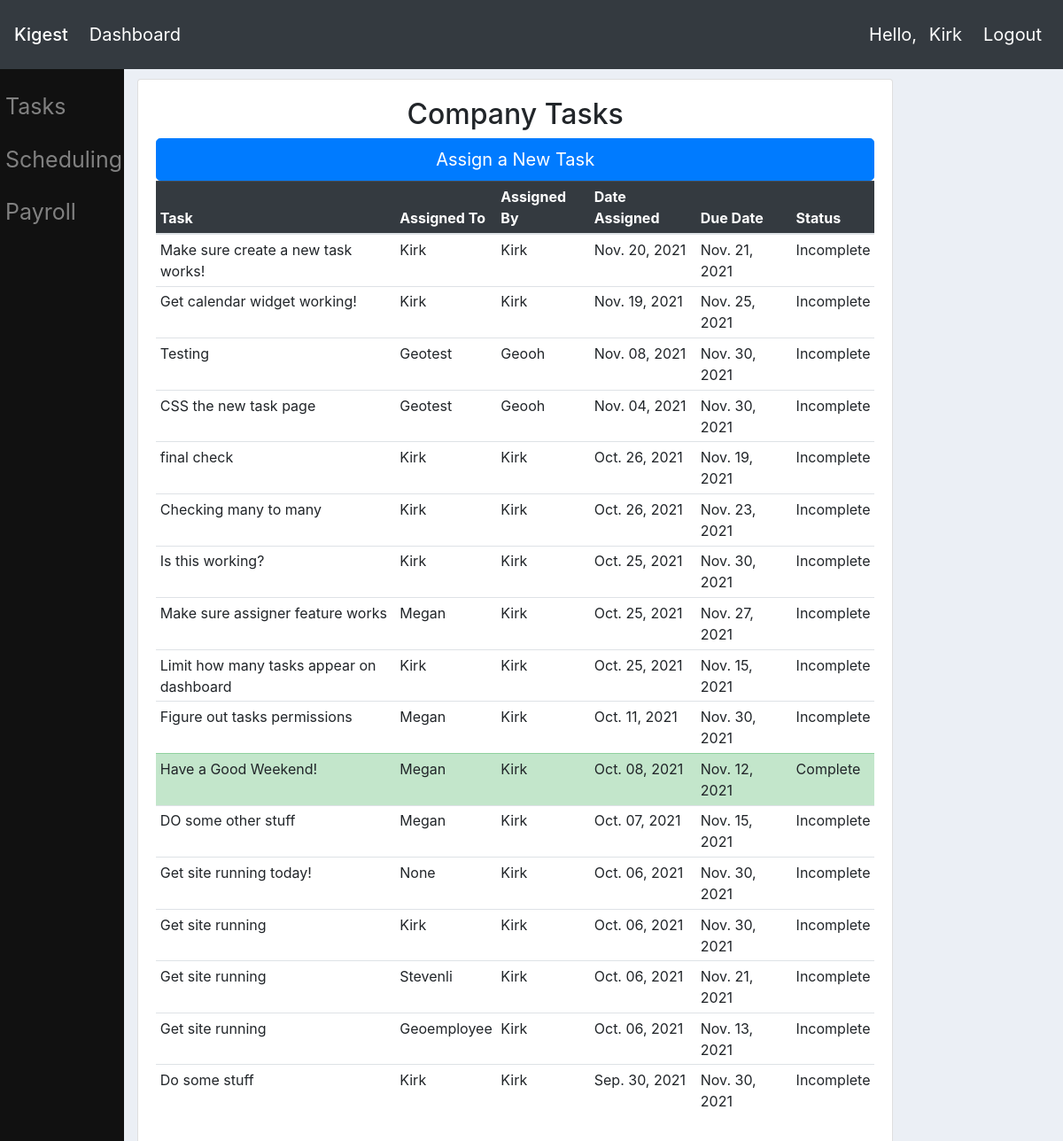
Before: /tasks/ (signed in) with the older database file.
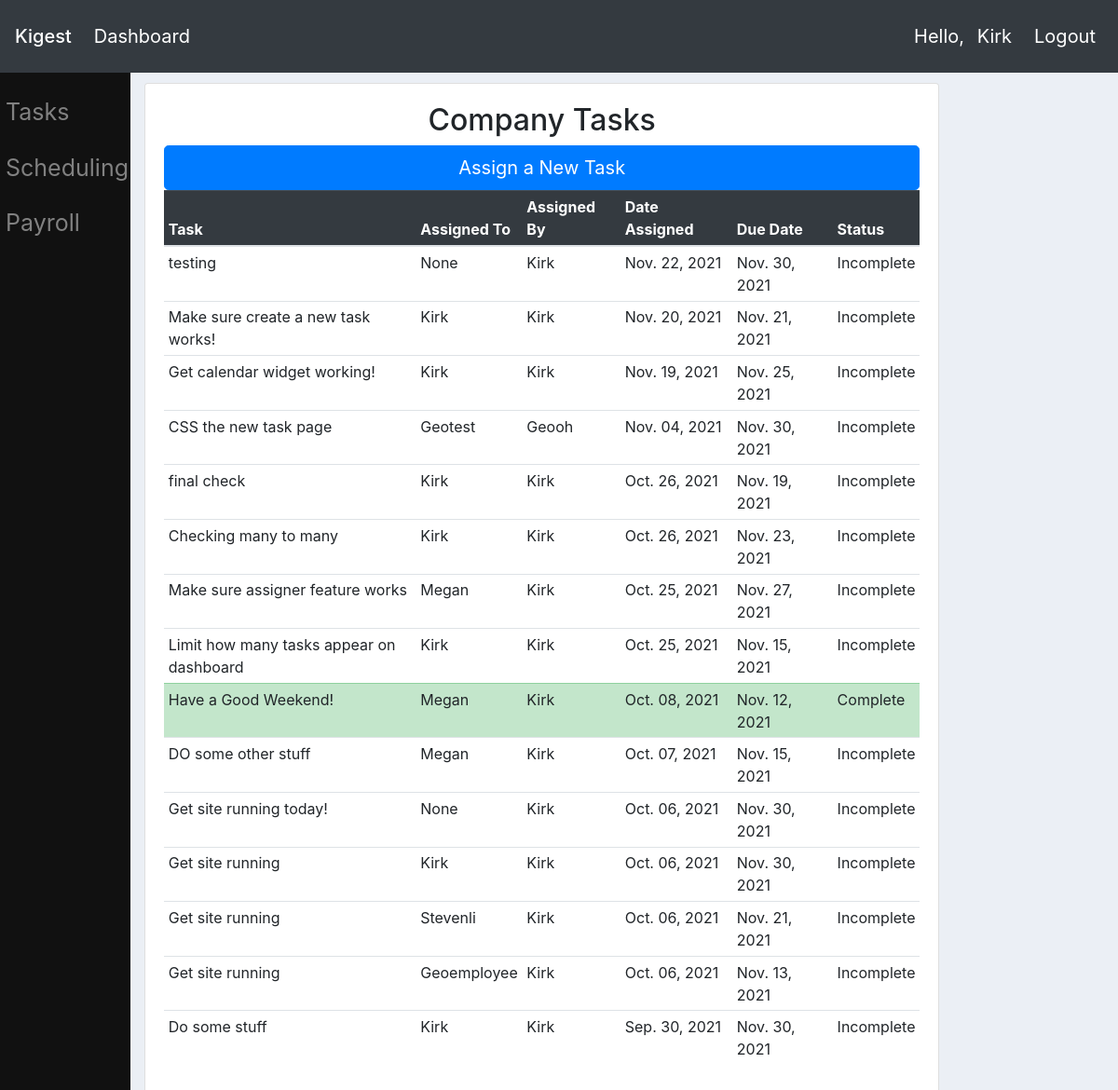
After: the same page with the newer database file.
### tasks/models.py (models this page shows, shortened)
class Task(models.Model):
    title = models.CharField(max_length=60)
    assigner = models.ForeignKey(Employee, on_delete=models.CASCADE, default=1)
    date_created = models.DateTimeField(auto_now_add=True)
    date_due = models.DateTimeField(default=make_aware(datetime.datetime(2021,11,30,5,0,0)))
    date_completed = models.DateTimeField(null=True, blank=True)
    description = models.TextField(blank=True)
    is_complete = models.BooleanField(default=False, blank=True, null=True)
    assignee = models.ManyToManyField(Employee, related_name='assignee')
    team = models.ManyToManyField(Group, related_name='team', blank=True)

### userprofile/models.py (models this page shows)
class Employee(models.Model):
    user = models.OneToOneField(User, on_delete=models.CASCADE)
    first_name = models.CharField(max_length=15, default='')
    last_name = models.CharField(max_length=20, default='')
    date_of_birth = models.DateField(null=True, blank=True)
    is_active = models.BooleanField(default=False)
    profile_picture = models.ImageField(default="default.png")
    street = models.CharField(max_length=200, null=True, blank=True, verbose_name='Street Address')
    city = models.CharField(max_length=75, null=True, blank=True, verbose_name='City')
    state = models.CharField(max_length=2, null=True, blank=True, verbose_name='State')
    phone = models.CharField(max_length=20, null=True, blank=True, verbose_name='Telephone Number')
    postal_code = models.CharField(max_length=5, null=True, blank=True, verbose_name='Postal Code')
    def __str__(self):
        return self.user.username.capitalize()

### tasks/views.py (the view)
# urls.py: path('tasks/', include('tasks.urls')),
@login_required(login_url='homepage')
def tasks(request):
    current_employee = None
    tasks = None
    managers = Group.objects.get(name='managers').user_set.all()
    employees = Group.objects.get(name='employees').user_set.all()
    if request.user in managers:
        current_employee = Employee.objects.get(user=request.user)
        tasks = Task.objects.order_by('-date_created')
    elif request.user in employees:
        current_employee = Employee.objects.get(user=request.user)
        tasks = current_employee.assignee.all().order_by('-date_due')
    return render(request, 'tasks/tasks.html', {'employee': current_employee, 'tasks': tasks})

### tasks/templates/tasks/tasks.html (shortened to what this page needs)
{% extends "website/main.html" %}
{% block content %}
<div class="col-md-10 mt-4">
    <div class="card card-body "><h2 class="text-center"><a class="text-reset text-decoration-none" href='{% url "tasks:tasks"%}'>Company Tasks</a></h2>
        {%if user.is_staff %}
        <a class="btn btn-primary btn-lg btn-block" href="{% url 'tasks:newtask' %}" role="button">Assign a New Task</a>
        {% endif %}
        {% if tasks is None %}
        <h1 class="display-3">Looks like you're all caught up!</h1>
        {% else %}
        <table class="table table-sm table-hover">
            <thead class="table-dark">
                <tr>
                    <th class="col-sm-4">Task</th>
                    <th>Assigned To</th>
                    <th>Assigned By</th>
                    <th>Date Assigned</th>
                    <th>Due Date</th>
                    <th>Status</th>
                </tr>
            </thead>
            <tbody>
                {% for task in tasks %}
                {% if task.is_complete %}<tr class="table-success">
                {% else %} <tr>
                {% endif %}
                <td><a class="text-reset text-decoration-none" href='{% url "tasks:edittask" task.id%}'>{{ task.title }}</a></td>
                {% if task.team.all.first is None %}
                <td>{{ task.assignee.all.first|capfirst }}</td>
                {% else %}
                <td>{{ task.team.all.first|capfirst }}</td>
                {% endif %}
                <td>{{ task.assigner|capfirst }}</td>
                <td>{{ task.date_created.date|date:"M. d, Y" }}</td>
                <td>{{ task.date_due.date|date:"M. d, Y" }}</td>
                {% if task.is_complete %}
                <td>Complete</td>
                {% else %}
                <td>Incomplete</td>
                {% endif %}
            </tr>
            {% endfor %}
        </tbody>
    </table>
        {% endif %}
        </div>
    </div>
{% endblock %}

### website/templates/website/main.html (shortened to what this page needs)
<!DOCTYPE html>
{% load static %}
<html>
<head>
    <link rel="stylesheet" href="{% static 'css/bootstrap.css' %}">
</head>
<body>
    {% if user.is_authenticated %}
    {%  include 'website/sidebar.html' %}
    {% endif %}
    {%  include 'website/navbar.html' %}
    {% block content %}
    {% endblock %}
</body>
</html>

### website/templates/website/sidebar.html (shortened to what this page needs)
<div class="sidenav">
        <a href="{% url 'tasks:tasks' %}">Tasks</a>
        <a href="{% url 'schedule:schedule' %}">Scheduling</a>
        <a href="{% url 'payroll:payroll' %}">Payroll</a>
</div>

### website/templates/website/navbar.html (shortened to what this page needs)
<nav class="navbar fixed-top navbar-expand-lg navbar-dark bg-dark">
  <a class="navbar-brand mb-0 h1" href="{% url 'homepage' %}">Kigest</a>
  <div class="collapse navbar-collapse" id="navbarNav">
    <ul class="navbar-nav">
      <li class="nav-item active">
        <a class="nav-link" href="{% url 'homepage' %}">Dashboard</a>
        </li>
    </ul>
  </div>
    {% if user.is_authenticated %}<span class="navbar-text px-2 text-white"> Hello, <a class="navbar-text px-2 text-white" href="{% url 'profile:profile' request.user.username %}">{{request.user|capfirst}}</a></span>
    <span><a class="navbar-text px-2 text-white" href="{% url 'profile:logout' %}">Logout</a></span>{% endif %}
</nav>

### website/templates/website/main.html (style rules this page uses)
body { padding-top: 65px; padding-left: 140px; background-color: #ebeff5; }

### website/templates/website/sidebar.html (style rules this page uses)
.sidenav { height:100%; width:140px; position:fixed; z-index:1; top:56px; left:0; background-color:#111; padding-top:40px; }
.sidenav a { padding:6px 8px 16px 6px; text-decoration: none; font-size: 25px; color: #818181; display: block; }

### website/templates/website/navbar.html (style rules this page uses)
a.navbar-brand { font-size: 20px; }
ul.navbar-nav { font-size: 20px; }
span { font-size: 20px; }

Changed rows visible on the page:
removed Task: title "Testing", assignee.all.first "Geotest", assigner "Geooh", date_created "Nov. 08, 2021", date_due "Nov. 30, 2021", is_complete "Incomplete"
removed Task: title "Is this working?", assignee.all.first "Kirk", assigner "Kirk", date_created "Oct. 25, 2021", date_due "Nov. 30, 2021", is_complete "Incomplete"
removed Task: title "Figure out tasks permissions", assignee.all.first "Megan", assigner "Kirk", date_created "Oct. 11, 2021", date_due "Nov. 30, 2021", is_complete "Incomplete"
added Task: title "testing", assignee.all.first "None", assigner "Kirk", date_created "Nov. 22, 2021", date_due "Nov. 30, 2021", is_complete "Incomplete"
